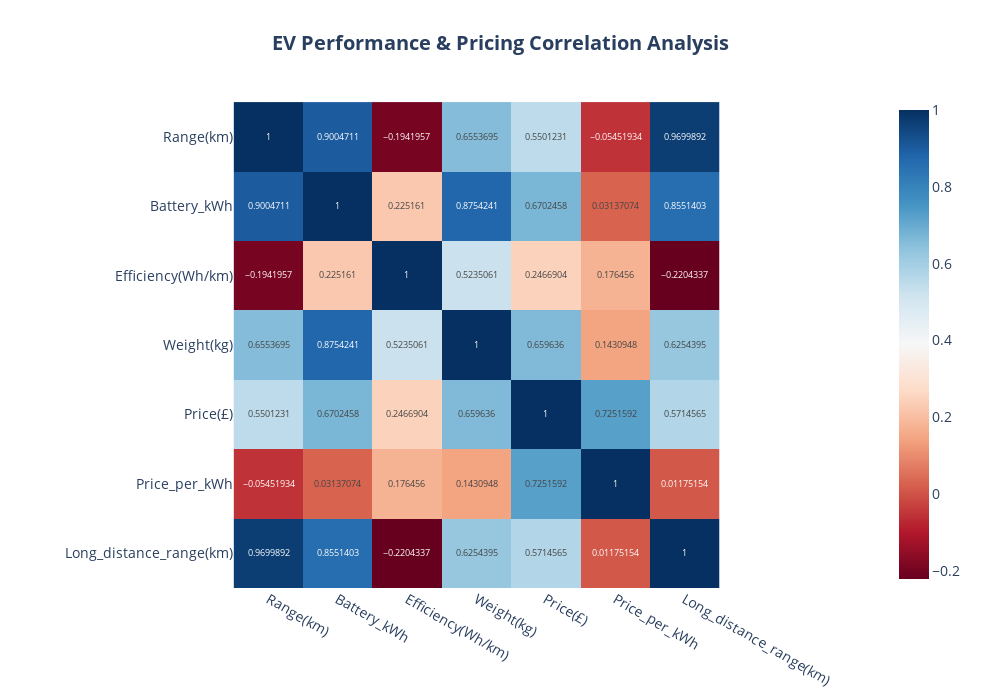

Notebook code for this chart:
### Code cell
import plotly.express as px
cols = ['Range(km)', 'Battery_kWh', 'Efficiency(Wh/km)', 'Weight(kg)', 'Price(£)','Price_per_kWh','Long_distance_range(km)']

corr = ev_df[cols].corr()

fig = px.imshow(
    corr,
    text_auto=True,
    color_continuous_scale="RdBu",
    title="<b>EV Performance & Pricing Correlation Analysis</b>",
    width=1000,
    height=700
)

fig.update_layout(
    font=dict(size=14),
    title_x=0.5
)

fig.show()

### Figure 1 — Plotly figure (JSON) as saved in the notebook; plotly's stock layout.template omitted (floating-point values rounded to 4 significant figures)
{"data": [{"coloraxis": "coloraxis", "hovertemplate": "x: %{x}<br>y: %{y}<br>color: %{z}<extra></extra>", "name": "0", "texttemplate": "%{z}", "type": "heatmap", "x": ["Range(km)", "Battery_kWh", "Efficiency(Wh/km)", "Weight(kg)", "Price(£)", "Price_per_kWh", "Long_distance_range(km)"], "xaxis": "x", "y": ["Range(km)", "Battery_kWh", "Efficiency(Wh/km)", "Weight(kg)", "Price(£)", "Price_per_kWh", "Long_distance_range(km)"], "yaxis": "y", "z": [[1, 0.9005, -0.1942, 0.6554, 0.5501, -0.05452, 0.97], [0.9005, 1, 0.2252, 0.8754, 0.6702, 0.03137, 0.8551], [-0.1942, 0.2252, 1, 0.5235, 0.2467, 0.1765, -0.2204], [0.6554, 0.8754, 0.5235, 1, 0.6596, 0.1431, 0.6254], [0.5501, 0.6702, 0.2467, 0.6596, 1, 0.7252, 0.5715], [-0.05452, 0.03137, 0.1765, 0.1431, 0.7252, 1, 0.01175], [0.97, 0.8551, -0.2204, 0.6254, 0.5715, 0.01175, 1]]}], "layout": {"coloraxis": {"colorscale": [[0, "rgb(103,0,31)"], [0.1, "rgb(178,24,43)"], [0.2, "rgb(214,96,77)"], [0.3, "rgb(244,165,130)"], [0.4, "rgb(253,219,199)"], [0.5, "rgb(247,247,247)"], [0.6, "rgb(209,229,240)"], [0.7, "rgb(146,197,222)"], [0.8, "rgb(67,147,195)"], [0.9, "rgb(33,102,172)"], [1, "rgb(5,48,97)"]]}, "font": {"size": 14}, "height": 700, "title": {"text": "<b>EV Performance & Pricing Correlation Analysis</b>", "x": 0.5}, "width": 1000, "xaxis": {"anchor": "y", "autorange": true, "constrain": "domain", "domain": [0.1937, 0.8063], "range": [-0.5, 6.5], "scaleanchor": "y", "type": "category"}, "yaxis": {"anchor": "x", "autorange": true, "constrain": "domain", "domain": [0, 1], "range": [6.5, -0.5], "type": "category"}}}
